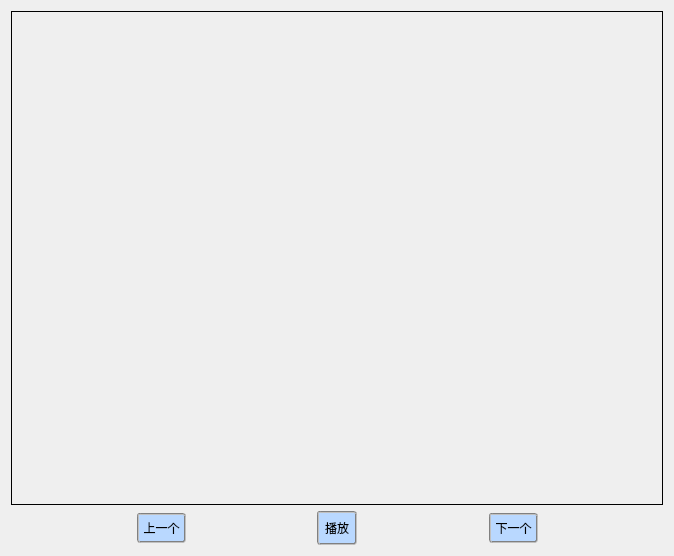
<?xml version="1.0" encoding="UTF-8"?>
<ui version="4.0">
 <class>ImageViewer</class>
 <widget class="QWidget" name="ImageViewer">
  <property name="geometry">
   <rect>
    <x>0</x>
    <y>0</y>
    <width>674</width>
    <height>556</height>
   </rect>
  </property>
  <property name="sizePolicy">
   <sizepolicy hsizetype="Preferred" vsizetype="Preferred">
    <horstretch>0</horstretch>
    <verstretch>0</verstretch>
   </sizepolicy>
  </property>
  <property name="windowTitle">
   <string>ImageViewer</string>
  </property>
  <property name="styleSheet">
   <string notr="true"/>
  </property>
  <layout class="QVBoxLayout" name="verticalLayout" stretch="2000,1">
   <item>
    <widget class="QLabel" name="label">
     <property name="sizePolicy">
      <sizepolicy hsizetype="Minimum" vsizetype="Minimum">
       <horstretch>0</horstretch>
       <verstretch>0</verstretch>
      </sizepolicy>
     </property>
     <property name="minimumSize">
      <size>
       <width>360</width>
       <height>360</height>
      </size>
     </property>
     <property name="styleSheet">
      <string notr="true"/>
     </property>
     <property name="frameShape">
      <enum>QFrame::Box</enum>
     </property>
     <property name="text">
      <string/>
     </property>
    </widget>
   </item>
   <item>
    <layout class="QHBoxLayout" name="horizontalLayout">
     <item>
      <spacer name="horizontalSpacer_3">
       <property name="orientation">
        <enum>Qt::Horizontal</enum>
       </property>
       <property name="sizeHint" stdset="0">
        <size>
         <width>40</width>
         <height>20</height>
        </size>
       </property>
      </spacer>
     </item>
     <item>
      <widget class="QPushButton" name="btn_last_video">
       <property name="styleSheet">
        <string notr="true">QPushButton{
background-color: rgb(185, 216, 255);
border:2px groove gray
;border-radius:3px;
padding:4px;
}

QPushButton:pressed{
background-color: gray;
border-radius: 3px;
padding: 4px;
}</string>
       </property>
       <property name="text">
        <string>上一个</string>
       </property>
      </widget>
     </item>
     <item>
      <spacer name="horizontalSpacer">
       <property name="orientation">
        <enum>Qt::Horizontal</enum>
       </property>
       <property name="sizeHint" stdset="0">
        <size>
         <width>13</width>
         <height>20</height>
        </size>
       </property>
      </spacer>
     </item>
     <item>
      <widget class="QPushButton" name="btn_play">
       <property name="styleSheet">
        <string notr="true">QPushButton{
background-color: rgb(185, 216, 255);
border:2px groove gray
;border-radius:3px;
padding:6px;
}

QPushButton:pressed{
background-color: gray;
border-radius: 3px;
padding: 6px;
}</string>
       </property>
       <property name="text">
        <string>播放</string>
       </property>
       <property name="checkable">
        <bool>true</bool>
       </property>
      </widget>
     </item>
     <item>
      <spacer name="horizontalSpacer_2">
       <property name="orientation">
        <enum>Qt::Horizontal</enum>
       </property>
       <property name="sizeHint" stdset="0">
        <size>
         <width>13</width>
         <height>20</height>
        </size>
       </property>
      </spacer>
     </item>
     <item>
      <widget class="QPushButton" name="btn_next_video">
       <property name="styleSheet">
        <string notr="true">QPushButton{
	background-color: rgb(185, 216, 255);
border:2px groove gray
;border-radius:3px;
padding:4px;
}

QPushButton:pressed{
background-color: gray;
border-radius: 3px;
padding: 4px;
}</string>
       </property>
       <property name="text">
        <string>下一个</string>
       </property>
      </widget>
     </item>
     <item>
      <spacer name="horizontalSpacer_4">
       <property name="orientation">
        <enum>Qt::Horizontal</enum>
       </property>
       <property name="sizeHint" stdset="0">
        <size>
         <width>40</width>
         <height>20</height>
        </size>
       </property>
      </spacer>
     </item>
    </layout>
   </item>
  </layout>
 </widget>
 <resources/>
 <connections/>
</ui>
